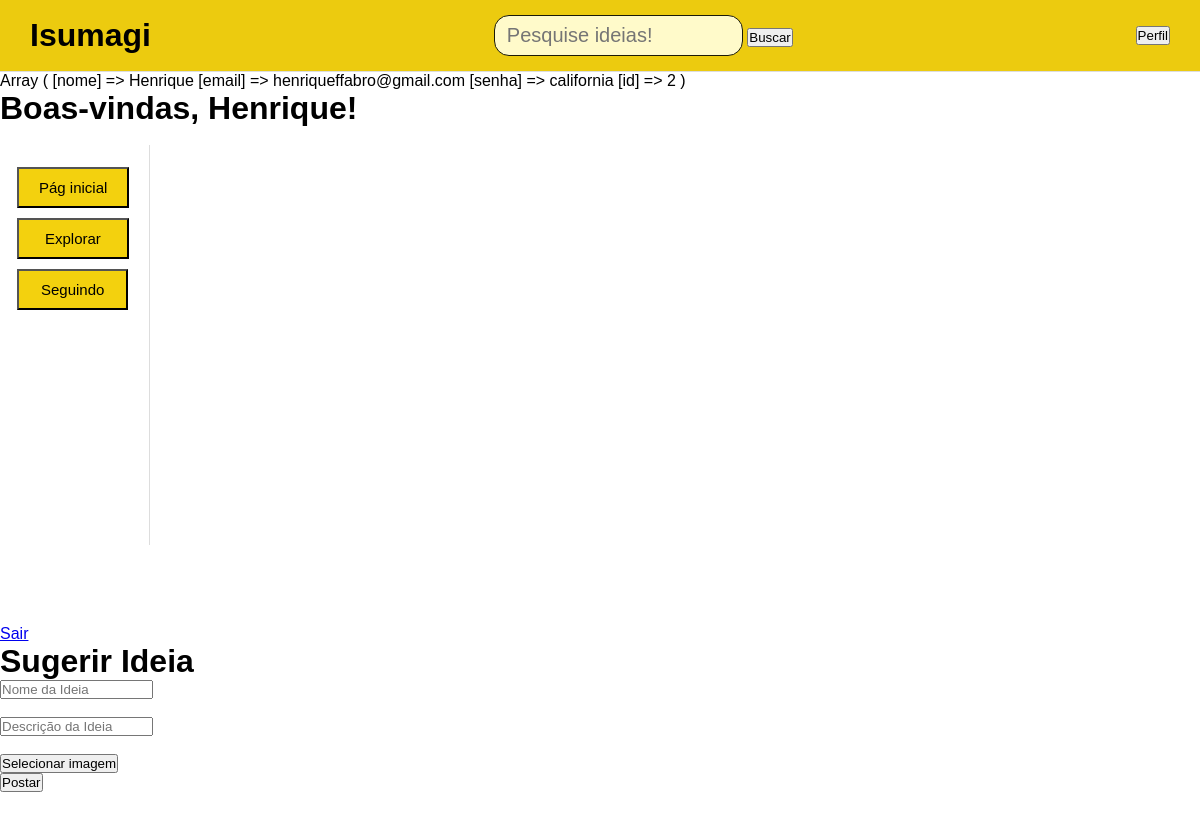
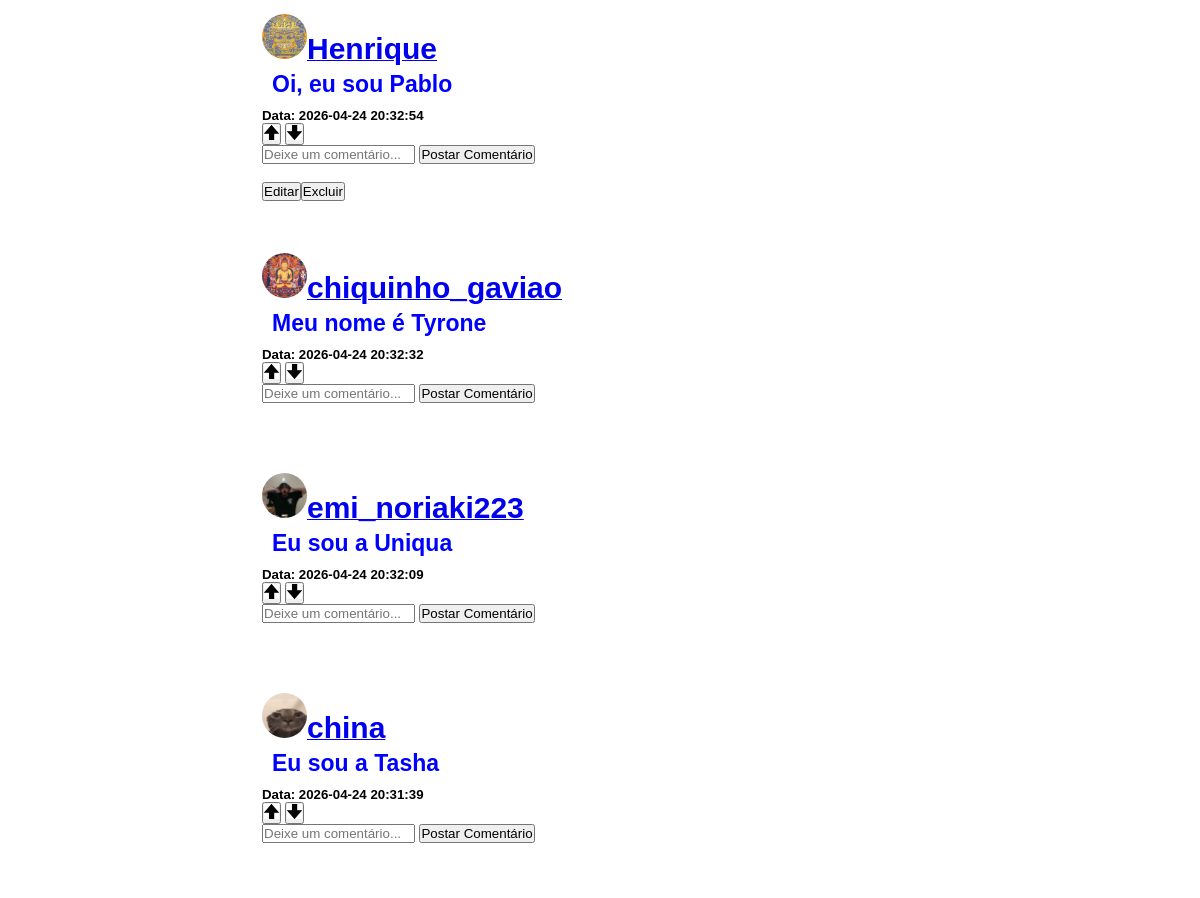
Page /sistema.php (signed in, upper part) on the earlier database version (2 pictures, top to bottom).
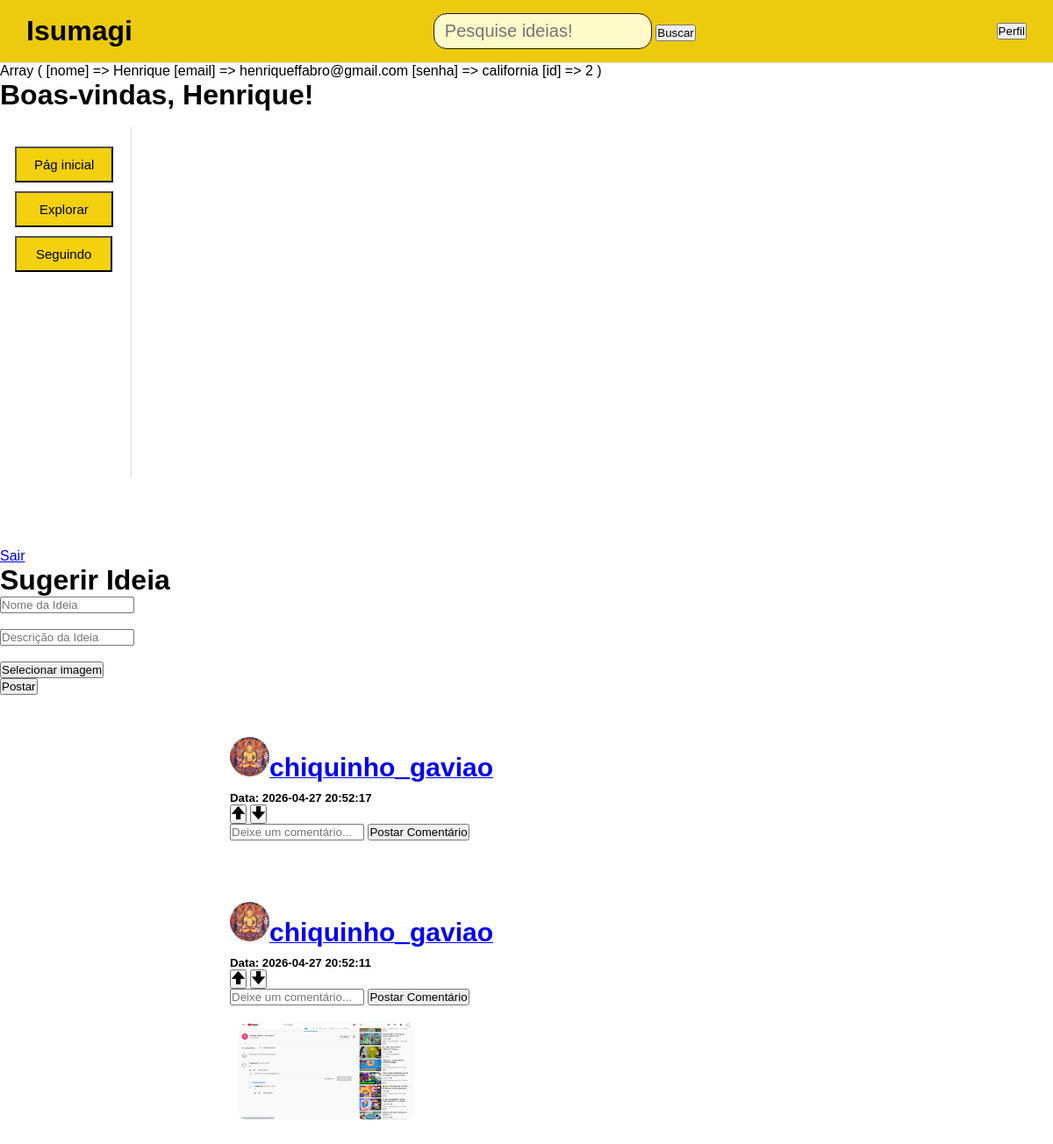
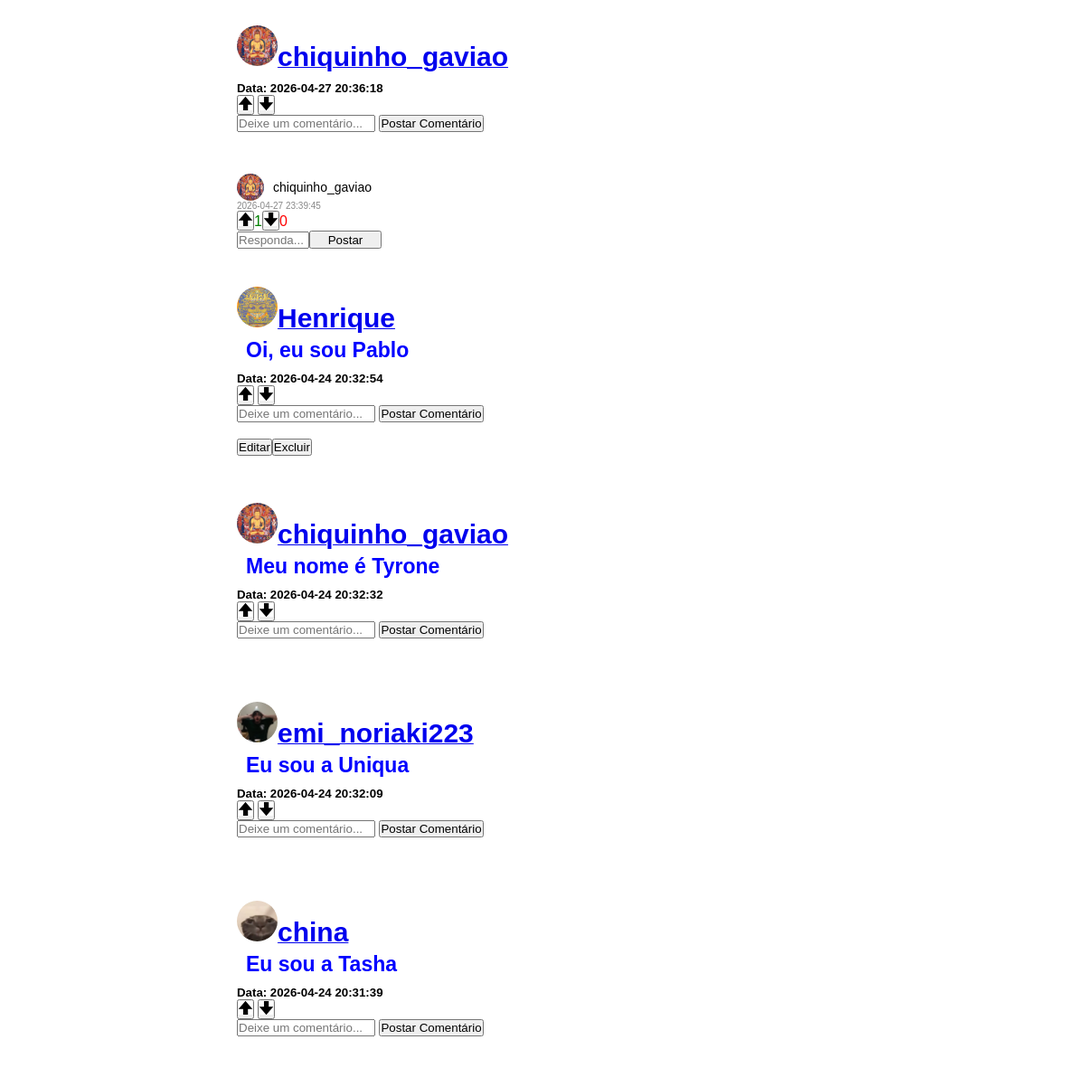
Same page on the later database version (2 pictures, top to bottom).
### tables this page shows
CREATE TABLE `postagens` (
  `id` int(11) NOT NULL,
  `titulo` varchar(200) NOT NULL,
  `descricao` text NOT NULL,
  `id_usuario` int(11) NOT NULL,
  `data` datetime DEFAULT current_timestamp(),
  `editado` int(100) DEFAULT NULL,
  `upvotes` int(100) DEFAULT NULL,
  `downvotes` int(100) DEFAULT NULL
);

CREATE TABLE `usuarios` (
  `id` int(11) NOT NULL,
  `nome` varchar(100) NOT NULL,
  `email` varchar(200) NOT NULL,
  `senha` varchar(200) NOT NULL,
  `data_criacao` datetime DEFAULT current_timestamp(),
  `foto_perfil` varchar(255) DEFAULT NULL,
  `seguidores` int(11) DEFAULT 0
);

CREATE TABLE `imagens` (
  `id` int(11) NOT NULL,
  `nome` varchar(255) NOT NULL,
  `id_post` int(11) NOT NULL
);

CREATE TABLE `comentarios` (
  `id` int(11) NOT NULL,
  `post_id` int(11) NOT NULL,
  `usuario_id` int(11) NOT NULL,
  `comentario` text NOT NULL,
  `data` timestamp NOT NULL DEFAULT current_timestamp(),
  `upvotes` int(11) DEFAULT NULL,
  `downvotes` int(11) DEFAULT NULL,
  `parent_id` int(11) DEFAULT NULL
);

### sistema.php (the view, shortened to what this page needs)
<?php
    include_once('config.php');
?>
<!DOCTYPE html>
<html lang="en">
<head>
    <link rel="stylesheet" href="Esistema.css">
</head>
<body>
    <head>
        <tittle> Isumagi </tittle>
        <link rel="stylesheet" href="style.css">
    </head>
    <body>
        <header class="topo">
        <h1> Isumagi </h1>
        <form id="formPesq" method="GET">
            <input name="pesquisa" type="text" class="pesquisa" placeholder="Pesquise ideias!">
            <button type="submit">Buscar</button>
        </form>
        <a href='perfil.php?id=<?= $_SESSION['id'] ?>'>
            <button class="bNavbar" onclick="location.href='perfil.php'">Perfil</button>
        </a>
        </header>
        <br><br><br><br>
        <?php print_r($_SESSION); ?>
        <h1>Boas-vindas, <?php echo $_SESSION['nome']; ?>!</h1><br>
        <div class="container">
            <aside class="sidebar">
                <ul>
                    <li> <button class="botao1">Pág inicial</button> </li>
                    <li> <button class="botao2">Explorar</button> </li>
                    <li> <button class="botao3">Seguindo</button> </li>
                </ul>
            </aside>
            <main class="feed"></main>
        </div>
    <a href="sair.php">Sair</a>
    <form id="formPost" action="sistema.php" method="post" enctype="multipart/form-data">
    <div id="loginBox">
        <h1>Sugerir Ideia</h1>
        <input id="TituloPost" name="titulo" type="text" placeholder="Nome da Ideia"><br><br>
        <input id="DescPost" name="descricao" type="text" placeholder="Descrição da Ideia"><br><br>
        <button type="button" onclick="document.getElementById('fileInput').click()">
            Selecionar imagem
        </button>
        <br>
        <button type="button" id="bPostar" onclick="postar()">Postar</button>
    </div>
    </form>
    <br>
    <br>
    <div class="card">
            <?php
            function mostrarComentarios($parent_id, $comentarios, $nivel = 0) {
                if (!isset($comentarios[$parent_id])) return;
                foreach ($comentarios[$parent_id] as $c) {
                    $espaco = $nivel * -5;
                    echo "<div style='margin-left:{$espaco}px'>";
                    echo "<br>";
                    echo "<div class='userinfo'>";
                    echo "<img src='" . $c['foto_perfil'] . "' alt='Foto de perfil' class='pfpimgComent'>";
                    echo "<span class='nome_comentario'>{$c['nome']}</span>";
                    echo "</div>";
                    echo "<p class='comentario-data'>{$c['data']}</p>";
                echo "<button class='upvotarcoment' onclick='votarcoment({$c['id']}, 1)'>
                    <img width='15px' src='imgs/arrow.webp'>
                </button>";
                echo "<span id='upvotescoment-{$c['id']}'>" . ($c['upvotes'] ?? 0) . "</span>";
                echo "<button class='downvotarcoment' onclick='votarcoment({$c['id']}, -1)'>
                    <img width='15px' src='imgs/arrowd.jpg'>
                </button>";
                echo "<span id='downvotescoment-{$c['id']}'>" . ($c['downvotes'] ?? 0) . "</span>";
                echo "<br>";
                echo "<input id='resposta-{$c['id']}' placeholder='Responda...'>";
                echo "<button onclick='postarResposta({$c['id']})'>Postar</button>";
                echo "<br>";
                echo "</div>";
            }
        }
                if (!empty($_GET['pesquisa'])) {
                    $pesquisa = $_GET['pesquisa'] ?? '';
                    $sql = "SELECT postagens.*, usuarios.nome, usuarios.foto_perfil FROM postagens
                            JOIN usuarios ON postagens.id_usuario = usuarios.id
                            WHERE postagens.titulo LIKE '%$pesquisa%' OR postagens.descricao LIKE '%$pesquisa%' OR usuarios.nome LIKE '%$pesquisa%'";
                    $posts = $conexao->query($sql);
                }
                else {
                $posts = $conexao->query("
                    SELECT p.*, u.nome, u.foto_perfil
                    FROM postagens p
                    JOIN usuarios u ON p.id_usuario = u.id
                    ORDER BY p.data DESC
                ");
                }
                if ($posts->num_rows > 0) {
                    while($row = $posts->fetch_assoc()) {
                        echo "<div class='posts'> ";
                        echo "<div class='userinfo'>";
                            echo "<a href='perfil.php?id=" . $row['id_usuario'] . "'>";
                                echo "<img src='" . $row["foto_perfil"] . "' alt='Foto de perfil' class='pfpimgPost'>";
                                echo "<span class='card-user'>" . $row["nome"] . "</span>";
                            echo "</a>";
                        echo "</div>";
                        echo "<h5 class='card-title'>" . $row["titulo"] . "</h5>";
                        echo "<h5 class='card-date'> Data: " . $row["data"] . "</h5>";
                        ?>
                          <button onclick="votar(<?= $row['id'] ?>, 1)"><img width="15px" id="arrowup" src="imgs\arrow.webp"></button>
                        <button onclick="votar(<?= $row['id'] ?>, -1)"><img width="15px" id="arrowdown" src="imgs\arrowd.jpg"></button>
                        <br>
                        <input id="comentario-<?= $row['id'] ?>" placeholder="Deixe um comentário...">
                        <button onclick="postarComentario(<?= $row['id'] ?>)">Postar Comentário</button>
                        <br>
                        <?php
                        echo"<br>";
                        $id_post = $row['id'];
                        $sql_img = "SELECT * FROM imagens WHERE id_post = $id_post";
                        $result_img = $conexao->query($sql_img);
                        $temImagem = false;
                        if ($result_img->num_rows > 0) {
                            while($img = $result_img->fetch_assoc()){
                                if (!empty($img['nome']) && file_exists("uploads/".$img['nome'])) {
                                    echo "<img class ='imgsnopost' src='uploads/".$img['nome']."' width='200' style='margin-left: 10px;'>";
                                    $temImagem = true;
                                }
                            }
                        }
                        if ($temImagem) {
                            echo "<br>";
                        }
                        if($row["nome"] == $_SESSION['nome']){
                            echo "<button onclick='editarPostagem(" . $row["id"] . ")' id='BdeEditar' class='btn btn-primary'>Editar</button>";
                            echo "<button onclick='excluirPostagem(" . $row["id"] . ")' id='BdeExcluir' class='btn btn-danger'>Excluir</button>";
                        }
                        ?>
                        <?php
                        $result = $conexao->query(" SELECT c.comentario, c.data, c.id, c.upvotes, c.downvotes, c.parent_id, u.nome, u.foto_perfil
                        FROM comentarios c
                        JOIN usuarios u
                        ON c.usuario_id = u.id
                        WHERE c.post_id = {$row['id']}
                        ORDER BY c.upvotes DESC ");
                        $comentarios = [];
                        while ($c = $result->fetch_assoc()) {
                            $comentarios[$c['parent_id']][] = $c;
                        }
                         mostrarComentarios(NULL, $comentarios);
                        echo "</div>";
                        echo"<br>";
                    }
                } else {
                    echo "Nenhuma postagem encontrada.";
                }
            ?>
    </div>
</body>
</html>

### Esistema.css (style rules this page uses)
.pfpimgPost { border-radius: 50%; width: 45px; height: 45px; object-fit: cover; }
.pfpimgComent { border-radius: 50%; width: 30px; height: 30px; object-fit: cover; }
[id^="comentario-"] { scroll-margin-top: 90px; }
.imgsnopost { border-radius: 8px; }
body { background-color:#ffffff }
.card { max-width: 700px; width: 100%; margin: 0 auto; margin-bottom: 20px; }
.posts { margin-left: 100px; margin-left:100px ; border: 2px solid #ffffff; border-radius: 20px; padding: 10px; max-width: 700px; width: 100%; margin: 0 auto; }
.nome_comentario { font-size: 14px; color: #000000; }
span[id^="downvotescoment-"] { color: red; }
span[id^="upvotescoment-"] { color: green; }
.upvotarcoment img, .downvotarcoment img { background-color: transparent; border: none; cursor: pointer; }
input[id^="resposta-"] { width: 80px; }
button[onclick^="postarResposta"] { width: 80px; height: 20px; cursor: pointer; }
.comentario-data { font-size: 10px; color: #888; }
.card-title { font-size: 18px; font-weight: bold; color: blue; margin-bottom: 10px; margin-left: 10px; margin-top: 5px; font-size: 23px; }
* { margin: 0; padding: 0; box-sizing: border-box; font-family: Arial, sans-serif; }
.topo { display: flex; justify-content: space-between; align-items: center; padding: 15px 30px; background: rgb(236, 203, 15); position: fixed; top: 0; left: 0; width: 100%; z-index: 9999; }
.sidebar { width: 150px; background: rgb(255, 255, 255); padding: 2px; height: 50vh; border-right: 1px solid #ffffff; }
.sidebar ul { list-style: none; padding: 20px 15px; }
.sidebar li { margin-bottom: 10px; }
.pesquisa { background-color: rgb(255, 250, 202); font-size:20px; padding: 8px 12px; border-radius: 15px; border: 1px solid #1b1a07; }
.botao1 { background-color: rgb(243, 209, 14); color: rgb(0, 0, 0); padding: 10px 20px; font-size: 15px; border-radius: 0px; cursor: pointer; }
.botao2 { background-color: rgb(243, 209, 14); color: black; padding: 10px 26px; font-size: 15px; border-radius: 0px; cursor: pointer; }
.botao3 { background-color: rgb(243, 209, 14); color: rgb(0, 0, 0); padding: 10px 22px; font-size: 15px; border-radius: 0px; cursor: pointer; }
.feed { flex: 1; padding: 30px; }
h1 { font-family: 'Gill Sans', 'Gill Sans MT', Calibri, 'Trebuchet MS', sans-serif; }
h5 { font-family: 'Gill Sans', 'Gill Sans MT', Calibri, 'Trebuchet MS', sans-serif; }
p { font-family: 'Gill Sans', 'Gill Sans MT', Calibri, 'Trebuchet MS', sans-serif; }
input { font-family: 'Gill Sans', 'Gill Sans MT', Calibri, 'Trebuchet MS', sans-serif; }
.userinfo { display: flex; align-items: center; gap: 10px; }
.card-user { font-family: 'Gill Sans', 'Gill Sans MT', Calibri, 'Trebuchet MS', sans-serif; font-size: 30px; font-weight: bold; }
button { font-family: 'Gill Sans', 'Gill Sans MT', Calibri, 'Trebuchet MS', sans-serif; }
body { background-color: #ffffff !important; }
.sidebar, .feed, .layout, .posts, .card-body { background-color: transparent; }
.topo { background: rgb(236, 203, 15); }

### style.css (style rules this page uses)
* { margin: 0; padding: 0; box-sizing: border-box; font-family: Arial, sans-serif; }
body { background-color:#ffffff }
.topo { display: flex; justify-content: space-between; align-items: center; padding: 15px 30px; background: rgb(236, 203, 15); border-bottom: 1px solid #ddd; }
.sidebar { width: 150px; background: white; padding: 2px; height: 50vh; border-right: 1px solid #ddd; }
.sidebar ul { list-style: none; padding: 20px 15px; }
.sidebar li { margin-bottom: 10px; }
.botao1 { background-color: rgb(243, 209, 14); color: rgb(0, 0, 0); padding: 10px 20px; font-size: 15px; border-radius: 0px; cursor: pointer; }
.botao2 { background-color: rgb(243, 209, 14); color: black; padding: 10px 26px; font-size: 15px; border-radius: 0px; cursor: pointer; }
.botao3 { background-color: rgb(243, 209, 14); color: rgb(0, 0, 0); padding: 10px 22px; font-size: 15px; border-radius: 0px; cursor: pointer; }

Differences in the rows shown:
added postagens: id_usuario.foto_perfil (picture), id_usuario.nome "chiquinho_gaviao", data "2026-04-27 20:52:17"
added postagens: id_usuario.foto_perfil (picture), id_usuario.nome "chiquinho_gaviao", data "2026-04-27 20:52:11"
added imagens: nome (picture)
added postagens: id_usuario.foto_perfil (picture), id_usuario.nome "chiquinho_gaviao", data "2026-04-27 20:36:18"
added comentarios: usuario.foto_perfil (picture), usuario.nome "chiquinho_gaviao", data "2026-04-27 23:39:45", upvotes "1", downvotes "0"
